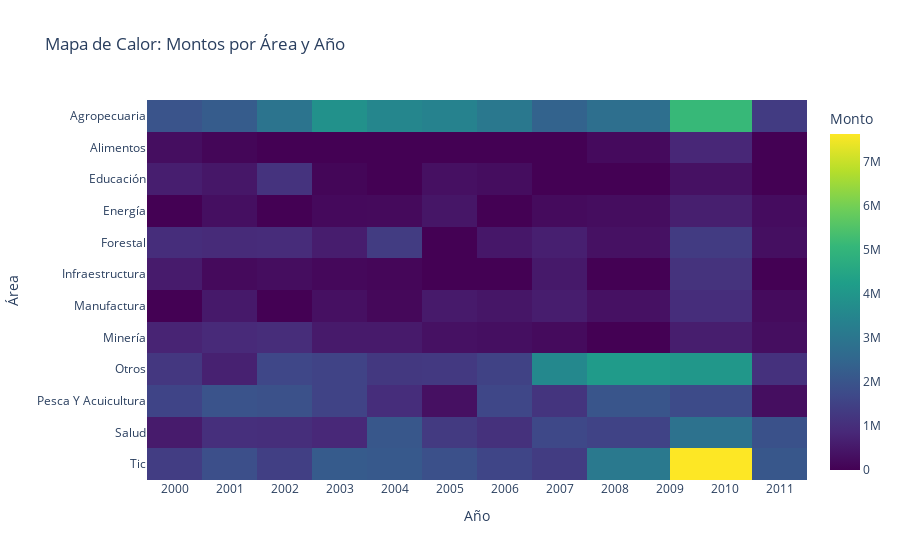

Write notebook code for a chart like this one.
### Markdown cell above
## 3. Mapa de Calor: Intensidad de Inversión (2000-2011)

Una vista alternativa para identificar rápidamente los años y áreas con mayor financiamiento.

### Code cell
# Pivot table para heatmap
pivot_amounts = df_amounts.pivot_table(values='amount', index='area', columns='year', aggfunc='sum', fill_value=0)

fig3 = px.imshow(pivot_amounts,
                labels=dict(x="Año", y="Área", color="Monto"),
                x=pivot_amounts.columns,
                y=pivot_amounts.index,
                title="Mapa de Calor: Montos por Área y Año",
                aspect="auto",
                color_continuous_scale="Viridis")

fig3.update_layout(xaxis_tickmode='linear')
fig3.show()

### Figure 1 — Plotly figure (JSON) as saved in the notebook; plotly's stock layout.template omitted (floating-point values rounded to 4 significant figures; data arrays with more than 128 entries replaced by an {"elided": "..."} marker saying what was removed)
{"data": [{"coloraxis": "coloraxis", "hovertemplate": "Año: %{x}<br>Área: %{y}<br>Monto: %{z}<extra></extra>", "name": "0", "type": "heatmap", "x": [2000, 2001, 2002, 2003, 2004, 2005, 2006, 2007, 2008, 2010, 2011], "xaxis": "x", "y": ["Agropecuaria", "Alimentos", "Educación", "Energía", "Forestal", "Infraestructura", "Manufactura", "Minería", "Otros", "Pesca Y Acuicultura", "Salud", "Tic"], "yaxis": "y", "z": {"elided": "12x11 float values"}}], "layout": {"coloraxis": {"colorbar": {"title": {"text": "Monto"}}, "colorscale": [[0, "#440154"], [0.1111, "#482878"], [0.2222, "#3e4989"], [0.3333, "#31688e"], [0.4444, "#26828e"], [0.5556, "#1f9e89"], [0.6667, "#35b779"], [0.7778, "#6ece58"], [0.8889, "#b5de2b"], [1, "#fde725"]]}, "title": {"text": "Mapa de Calor: Montos por Área y Año"}, "xaxis": {"anchor": "y", "domain": [0, 1], "tickmode": "linear", "title": {"text": "Año"}}, "yaxis": {"anchor": "x", "autorange": "reversed", "domain": [0, 1], "title": {"text": "Área"}}}}
